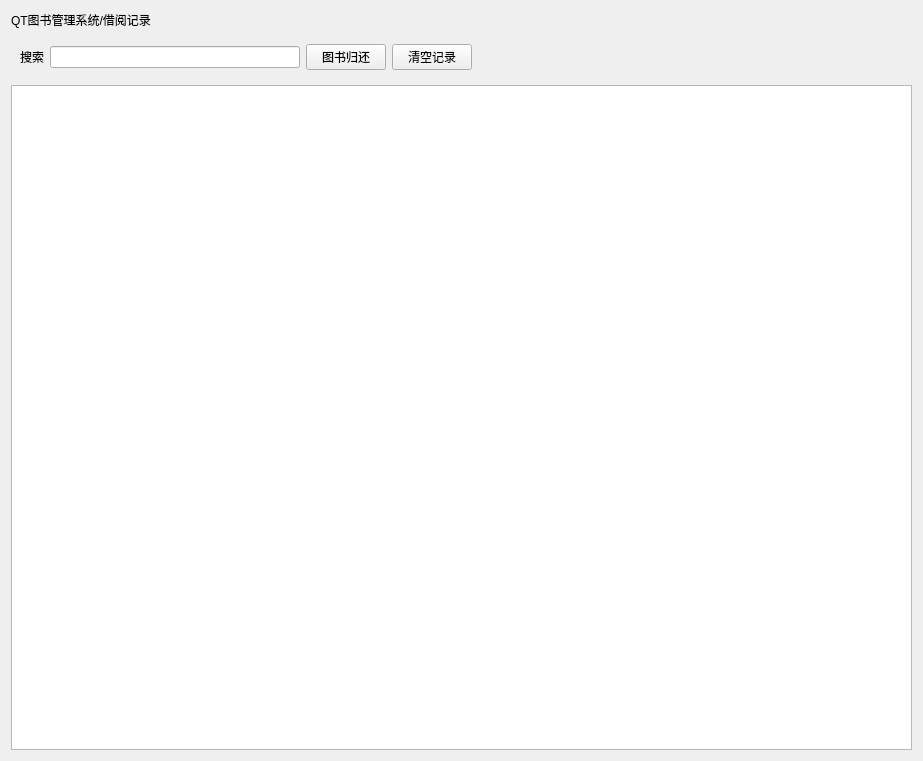
<?xml version="1.0" encoding="UTF-8"?>
<ui version="4.0">
 <class>Cell_Record</class>
 <widget class="QWidget" name="Cell_Record">
  <property name="geometry">
   <rect>
    <x>0</x>
    <y>0</y>
    <width>923</width>
    <height>761</height>
   </rect>
  </property>
  <property name="windowTitle">
   <string>Form</string>
  </property>
  <property name="name" stdset="0">
   <string>bg</string>
  </property>
  <layout class="QGridLayout" name="gridLayout_2">
   <item row="0" column="0">
    <widget class="QLabel" name="lb_title">
     <property name="text">
      <string>QT图书管理系统/借阅记录</string>
     </property>
     <property name="name" stdset="0">
      <string>title</string>
     </property>
    </widget>
   </item>
   <item row="1" column="0">
    <widget class="QWidget" name="widget" native="true">
     <layout class="QGridLayout" name="gridLayout">
      <item row="0" column="1">
       <widget class="QLineEdit" name="le_search">
        <property name="minimumSize">
         <size>
          <width>250</width>
          <height>0</height>
         </size>
        </property>
        <property name="maximumSize">
         <size>
          <width>250</width>
          <height>16777215</height>
         </size>
        </property>
        <property name="name" stdset="0">
         <string>le</string>
        </property>
       </widget>
      </item>
      <item row="0" column="3">
       <widget class="QPushButton" name="btn_clear">
        <property name="text">
         <string>清空记录</string>
        </property>
        <property name="name" stdset="0">
         <string>btn</string>
        </property>
       </widget>
      </item>
      <item row="0" column="0">
       <widget class="QLabel" name="label">
        <property name="text">
         <string>搜索</string>
        </property>
        <property name="alignment">
         <set>Qt::AlignRight|Qt::AlignTrailing|Qt::AlignVCenter</set>
        </property>
        <property name="name" stdset="0">
         <string>lb</string>
        </property>
       </widget>
      </item>
      <item row="0" column="4">
       <spacer name="horizontalSpacer">
        <property name="orientation">
         <enum>Qt::Horizontal</enum>
        </property>
        <property name="sizeHint" stdset="0">
         <size>
          <width>370</width>
          <height>20</height>
         </size>
        </property>
       </spacer>
      </item>
      <item row="0" column="2">
       <widget class="QPushButton" name="btn_return">
        <property name="text">
         <string>图书归还</string>
        </property>
        <property name="name" stdset="0">
         <string>btn</string>
        </property>
       </widget>
      </item>
     </layout>
    </widget>
   </item>
   <item row="2" column="0">
    <widget class="QTableView" name="tableView">
     <property name="name" stdset="0">
      <string>table</string>
     </property>
    </widget>
   </item>
  </layout>
 </widget>
 <resources/>
 <connections/>
</ui>
